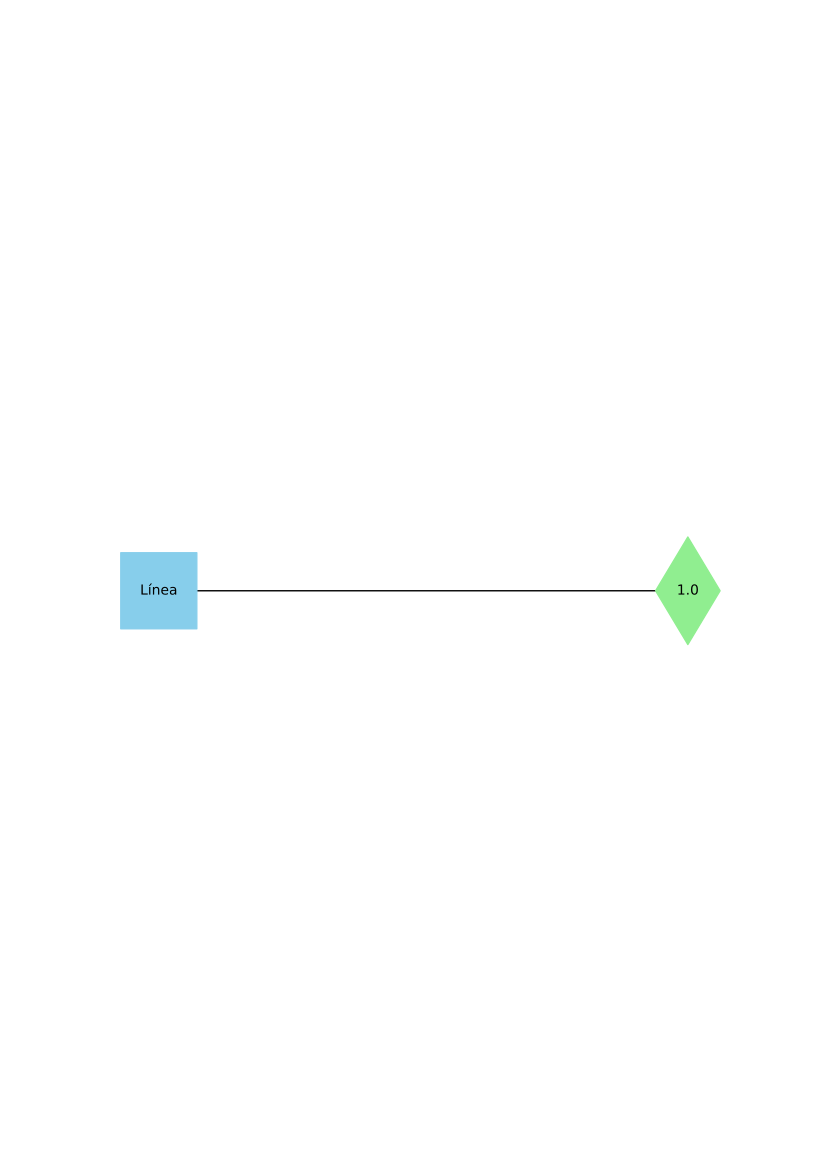

The script that drew this image:
import sys
from io import BytesIO

import pandas as pd
import matplotlib.pyplot as plt
import networkx as nx
import xlwings as xw
import win32gui, win32con
from PyPDF2 import PdfMerger
import customtkinter as ctk
from tkinter import filedialog, messagebox
from langdetect import detect
from PIL import Image, ImageTk
import os

# Ocultar la CMD de Windows al ejecutar el .exe
hide = win32gui.GetForegroundWindow()
win32gui.ShowWindow(hide, win32con.SW_HIDE)

# Clase para redirigir stdout a un widget Text de Tkinter
class RedirectStdout:
    def __init__(self, text_widget):
        self.text_widget = text_widget

    def write(self, string):
        self.text_widget.insert(ctk.END, string)
        self.text_widget.see(ctk.END)

    def flush(self):
        pass

# Función que muestra una ventana emergente con un ícono de advertencia
def show_warning(message):
    ctk.messagebox.showwarning("Advertencia", message)

# Función para seleccionar un archivo Excel
def select_file():
    file_path = filedialog.askopenfilename(filetypes=[("Excel files", "*.xls *.xlsx")])

    if not file_path:
        show_warning("No se seleccionó ningún archivo. El programa se cerrará.") # El programa se cierra si no se selecciona un archivo Excel
        root.destroy()
        
    else:
        file_entry.delete(0, ctk.END)
        file_entry.insert(0, file_path)

# Función para verificar la extensión del archivo Excel
def is_valid_extension(file_path, valid_extensions=('.xls', '.xlsx')):
    return file_path.endswith(valid_extensions)

# Función para guardar el archivo PDF combinado
def save_file(pdf_merger):
    pdf_combined_file = filedialog.asksaveasfilename(defaultextension=".pdf", filetypes=[("PDF Files", "*.pdf")])
    
    if not pdf_combined_file:
        show_warning("No se seleccionó ninguna ruta para guardar el archivo. El programa se cerrará.") # El programa se cierra si no se selecciona una ruta
        root.destroy()
        return None

    try:
        with open(pdf_combined_file, 'wb') as output_pdf:
            pdf_merger.write(output_pdf)
        return pdf_combined_file

    except Exception as e:
        show_warning(f"Error al guardar el archivo PDF: {str(e)}")
        return None

# Función para filtrar el archivo Excel
def filter_file():
    file_path = file_entry.get()
    if not file_path:
        show_warning("No se ha seleccionado ningún archivo.")
        return

    app = xw.App(visible=False)
    wb = app.books.open(file_path)
    sheet = wb.sheets[0]
    data = sheet.used_range.value
    df = pd.DataFrame(data[1:], columns=data[0])

    # Filtrar filas donde la mayoría del texto esté en español
    def is_spanish(text):
        try:
            return detect(text) == 'es'
        except:
            return False

    df_filtered = df[df.apply(lambda row: any(is_spanish(str(cell)) for cell in row), axis=1)]

    # Guardar el archivo filtrado
    filtered_file_path = os.path.join(os.path.dirname(file_path), 'filtered_' + os.path.basename(file_path))
    df_filtered.to_excel(filtered_file_path, index=False)
    wb.close()
    app.quit()

    filtered_file_entry.delete(0, ctk.END)
    filtered_file_entry.insert(0, filtered_file_path)
    messagebox.showinfo("Información", f"El archivo ha sido filtrado y guardado como: {filtered_file_path}")

# Función para procesar el archivo seleccionado
def process_file():
    filtered_file_path = filtered_file_entry.get()
    if not filtered_file_path:
        show_warning("No se ha seleccionado ningún archivo filtrado.")
        return

    tamaño_hoja = size_var.get()
    figsize, x_position_max = get_figsize_and_max_pos(tamaño_hoja)

    # Crear un objeto para combinar PDFs
    pdf_merger = PdfMerger()

    # Abrir el archivo de Excel con xlwings
    app = xw.App(visible=False)
    wb = app.books.open(filtered_file_path)
    sheet = wb.sheets[0]

    # Leer datos desde Excel
    df = sheet.used_range.value

    if not df:
        show_warning("No se pudieron leer los datos del archivo Excel.")
        return

    # Convertir los datos a DataFrame
    df = pd.DataFrame(df[1:], columns=df[0])

    # Iterar sobre las filas del DataFrame
    for idx, row in enumerate(df.itertuples(index=False), start=1):
        row = list(row)

        # Filtrar valores NaN
        row = [cell for cell in row if pd.notna(cell)]
        
        # Verificar si la fila tiene suficientes valores para dibujar el gráfico
        if len(row) > 1:
            # Crear un nuevo grafo para cada fila
            G = create_graph_from_row(row)

            # Dibujar el gráfico con el tamaño adecuado
            fig, ax = plt.subplots(figsize=figsize)
            
            # Calcular posiciones de los nodos
            pos = generate_positions(G, x_position_max)

            draw_graph(G, pos, ax)

            # Guardar la figura en un objeto BytesIO
            buf = BytesIO()
            plt.savefig(buf, format='pdf')
            buf.seek(0)
            pdf_merger.append(buf)

            print(f"El diagrama de unifilares para la fila {idx} se ha generado con éxito\n")
            plt.close(fig)

        else:
            print(f"No ha sido posible hacer un diagrama para la fila {idx} porque no hay suficientes datos.\n")

    # Guardar el archivo PDF combinado
    pdf_combined_file = save_file(pdf_merger)

    if pdf_combined_file:
        messagebox.showinfo("Información", f"El archivo PDF se ha generado correctamente en: {pdf_combined_file}\n")

        # Cerrar el libro de Excel y la aplicación de xlwings
        wb.close()
        app.quit()

        # Eliminar el archivo filtrado
        os.remove(filtered_file_path)
    filtered_file_entry.delete(0, ctk.END)

# Función para obtener el tamaño de la figura y la posición máxima en X
def get_figsize_and_max_pos(tamaño_hoja):

    if tamaño_hoja == 'A4': 
        return (210 / 25.4, 297 / 25.4), 4 # Tamaño A4
    
    else:                   
        return (420 / 25.4, 297 / 25.4), 8 # Tamaño A3

# Función para crear un grafo a partir de una fila
def create_graph_from_row(row):

    # Crear un nuevo grafo G
    G = nx.Graph() 
    
    # Agregar nodos al grafo G
    for cell in row:
        G.add_node(cell)

    # Agregar conexiones entre nodos en la fila actual
    for i in range(len(row) - 1):
        G.add_edge(row[i], row[i + 1])
    return G

# Función para generar posiciones de los nodos
def generate_positions(G, x_position_max):

    # Inicializar el diccionario de posiciones
    pos = {} 
    x_position, y_position = 0, 0

    for node in G.nodes():

        pos[node] = (x_position, y_position) # Inicializar el diccionario de posiciones

        # Posición de los nodos
        if x_position < x_position_max:
            x_position += 1

        else:
            x_position = 1
            y_position -= 1

        if y_position < -6:
            y_position = x_position - 1

    return pos

# Función para dibujar el grafo
def draw_graph(G, pos, ax):

    # Dibujar los nodos
    node_colors = ['skyblue' if i % 2 == 0 else 'lightgreen' for i in range(len(G.nodes))]
    node_shapes = ['s' if i % 2 == 0 else 'd' for i in range(len(G.nodes))]

    for i, (node, (x, y)) in enumerate(pos.items()): # Aquí, "pos.items()" devuelve una vista de los elementos (clave, valor) de "pos".

        nx.draw_networkx_nodes(G, pos, nodelist=[node], node_size=3000, node_shape=node_shapes[i], node_color=node_colors[i])
        ax.text(x, y, node, ha='center', va='center')

    nx.draw_networkx_edges(G, pos)
    ax.axis('off')

###### Configuración de la apariencia de la ventana principal con customtkinter #####

ctk.set_appearance_mode("System")
ctk.set_default_color_theme("blue")

root = ctk.CTk() # Crear la ventana principal
root.title("Generador de Diagramas Unifilares")
root.resizable(False, False)  # Desactivar redimensionamiento

# Botón 'Examinar'
ctk.CTkLabel(root, text="Seleccionar archivo de Excel:").grid(row=0, column=0, padx=10, pady=10)
file_entry = ctk.CTkEntry(root, width=300)
file_entry.grid(row=0, column=1, padx=10, pady=10)
ctk.CTkButton(root, text="Examinar", command=select_file).grid(row=0, column=2, padx=10, pady=10)

# Campo para mostrar el archivo filtrado
ctk.CTkLabel(root, text="Archivo filtrado:").grid(row=1, column=0, padx=10, pady=10)
filtered_file_entry = ctk.CTkEntry(root, width=300)
filtered_file_entry.grid(row=1, column=1, padx=10, pady=10)

# Botón 'Filtrar Datos'
ctk.CTkButton(root, text="Filtrar Datos", command=filter_file).grid(row=1, column=2, padx=10, pady=10)

# Botón 'Tamaño hoja'
ctk.CTkLabel(root, text="Seleccionar tamaño de hoja:").grid(row=2, column=0, padx=10, pady=10)
size_var = ctk.StringVar(value="A4")
size_combobox = ctk.CTkComboBox(root, variable=size_var, values=["A4", "A3"])
size_combobox.grid(row=2, column=1, padx=10, pady=10)

text_widget = ctk.CTkTextbox(root, wrap='word', height=200, width=600)
text_widget.grid(row=3, column=0, columnspan=3, padx=10, pady=10)

sys.stdout = RedirectStdout(text_widget)

# Botón 'Generar PDF'
ctk.CTkButton(root, text="Generar PDF", command=process_file).grid(row=4, column=0, columnspan=3, pady=10)

# Botón 'Salir'
ctk.CTkButton(root, text="Salir", command=root.quit).grid(row=5, column=0, columnspan=3, pady=10)

# Mantener la ventana abierta y a la espera de eventos (clics de ratón, pulsaciones de teclas, etc.)
root.mainloop()
